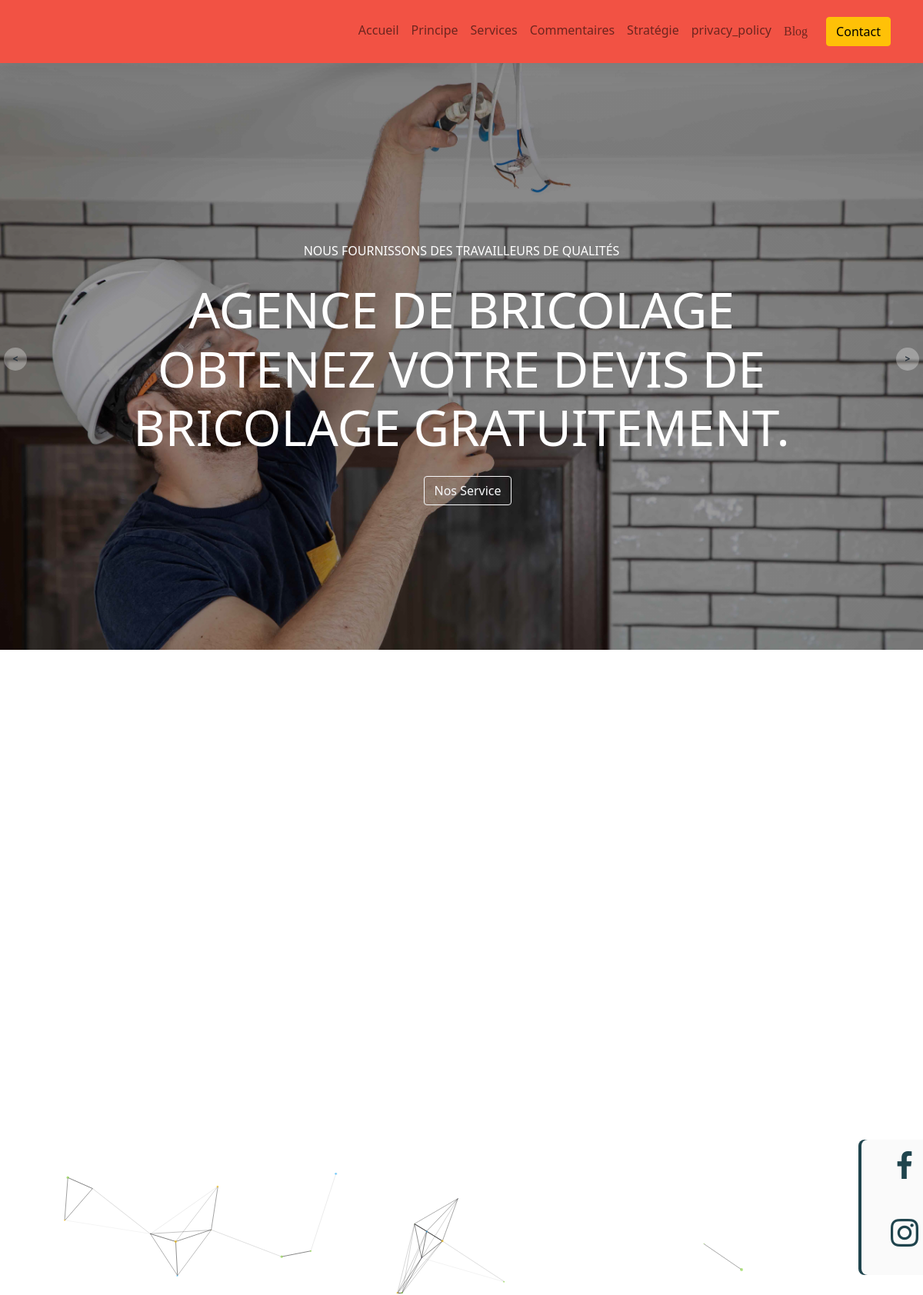
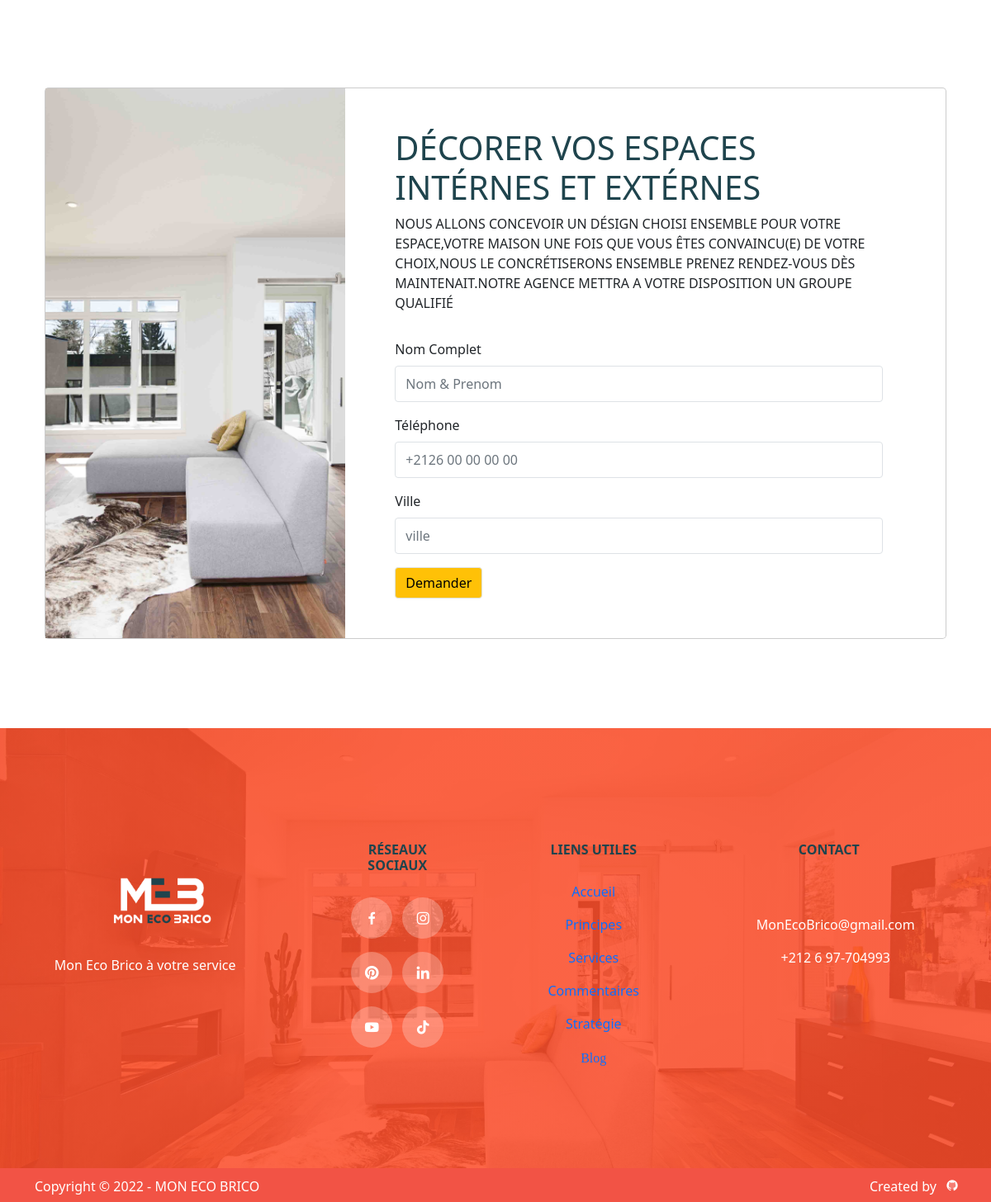
The app's page /service/Decorateur/ with its own data (2 pictures, top to bottom).
### App/models.py (models this page shows, shortened)
class Metiers(models.Model):
    metiers_id = models.IntegerField()
    metiers_name = models.CharField(max_length=255)
    slug = models.SlugField(max_length=255, unique=True, null=True)
    metiers_description = models.TextField()
    metiers_image = models.ImageField(upload_to='images/%y/%m/%d',
                                      verbose_name='images', default="images/22/11/24/images.png")
    metiers_image2 = models.ImageField(upload_to='images2/%y/%m/%d',
                                       verbose_name='images2', default="images2/22/11/24/images2.png")
    Created = models.DateTimeField(default=datetime.now)
    metiers_detaille = models.TextField()

### App/views.py (the view, shortened to what this page needs)
# urls.py: path('service/<slug:slug>/', views.ServiceDetail, name="service"),
def ServiceDetail(request, slug):
    metier = Metiers.objects.get(slug=slug)
    args = {'metier': metier}
    return render(request, 'MonEcoBrico/service.html', args)

### templates/MonEcoBrico/service.html (shortened to what this page needs)
{% extends 'base.html' %}
{% load static %}
{% block content %}
<div class="container">
  <section id="about">
    <div class="container">
    <div  tabindex="-1" aria-labelledby="exampleModalLabel" aria-hidden="false">
    <div class="modal-dialog modal-dialog-centered modal-xl">
        <div class="modal-content">
            <div class="modal-body p-0">
                <div class="container-fluid">
                    <div class="row gy-4">
                        <div class="col-lg-4 col-sm-12 bg-cover"style="background-image: url('{{metier.metiers_image.url}}'); min-height:300px;">
                        </div>
                        <div class="col-lg-8">
                            <form  action="" method="POST" class="p-lg-5 col-12 row g-3">
                                <div>
                                <h1>{{metier.metiers_description}}</h1>
                                <p>{{metier.metiers_detaille}}</p>
                                </div>
                                <div class="col-lg-12">
                                    <label for="userName" class="form-label">Nom Complet</label>
                                    <input type="text" name="nom" class="form-control border" placeholder="Nom & Prenom" id="userName"
                                        aria-describedby="emailHelp">
                                </div>
                                <div class="col-12">
                                    <label for="Téléphone" class="form-label">Téléphone</label>
                                    <input type="text" name="tele" class="form-control border" placeholder="+2126 00 00 00 00" id="Téléphone" >
                                </div>
                                <div class="col-12">
                                    <label for="ville" class="form-label">Ville</label>
                                    <input type="text" name="ville" class="form-control border" placeholder="ville" id="ville" >
                                </div>
                                <div class="col-12">
                                    <button type="submit" class="btn btn-warning border">Demander</button>
                                </div>
                            </form>
                        </div>
                    </div>
                </div>
            </div>
        </div>
    </div>
  </div>
  </div>
  </section>
</div>
{% endblock content %}

### MonEcoBrico/static/css/style.css (style rules this page uses)
:root { --brand: #f25345; --dark: #1F444D; --body: #000; --border: rgba(0,0,0,0.08); --shadow: 0px 6px 30px rgba(0, 0, 0, 0.08); }
body { font-family: 'Montserrat', sans-serif; color: var(--body); font-weight: bold; line-height: 1.7; }
h1,h2,h3,h4,h5,h6, .display-1,.display-2,.display-3,.display-4 { font-weight: 700; color: var(--dark); }
.bg-cover { background-size: cover; background-position: center; background-repeat: no-repeat; }
section { padding-top: 80px; padding-bottom: 80px; }
.btn { background-color: var(--dark); }
input.form-control { border-color: transparent; height: 44px; }
.form-control { background-color: rgba(0, 0, 0, 0.04); border-color: rgba(0, 0, 0, 0.04);; }
:root { --bgcolor: rgb(2, 0, 36); }

### records on screen
Metiers: metiers_image (picture), metiers_description "DÉCORER VOS ESPACES INTÉRNES ET EXTÉRNES", metiers_detaille "NOUS ALLONS CONCEVOIR UN DÉSIGN CHOISI ENSEMBLE POUR VOTRE ESPACE,VOTRE MAISON UNE FOIS QUE VOUS ÊTES CONVAINCU(E) DE VOTRE CHOIX,NOUS LE CONCRÉTISERONS ENSEMBLE PRENEZ RENDEZ-VOUS DÈS MAINTENAIT.NOTRE AGENCE METTRA A VOTRE DISPOSITION UN GROUPE QUALIFIÉ"
